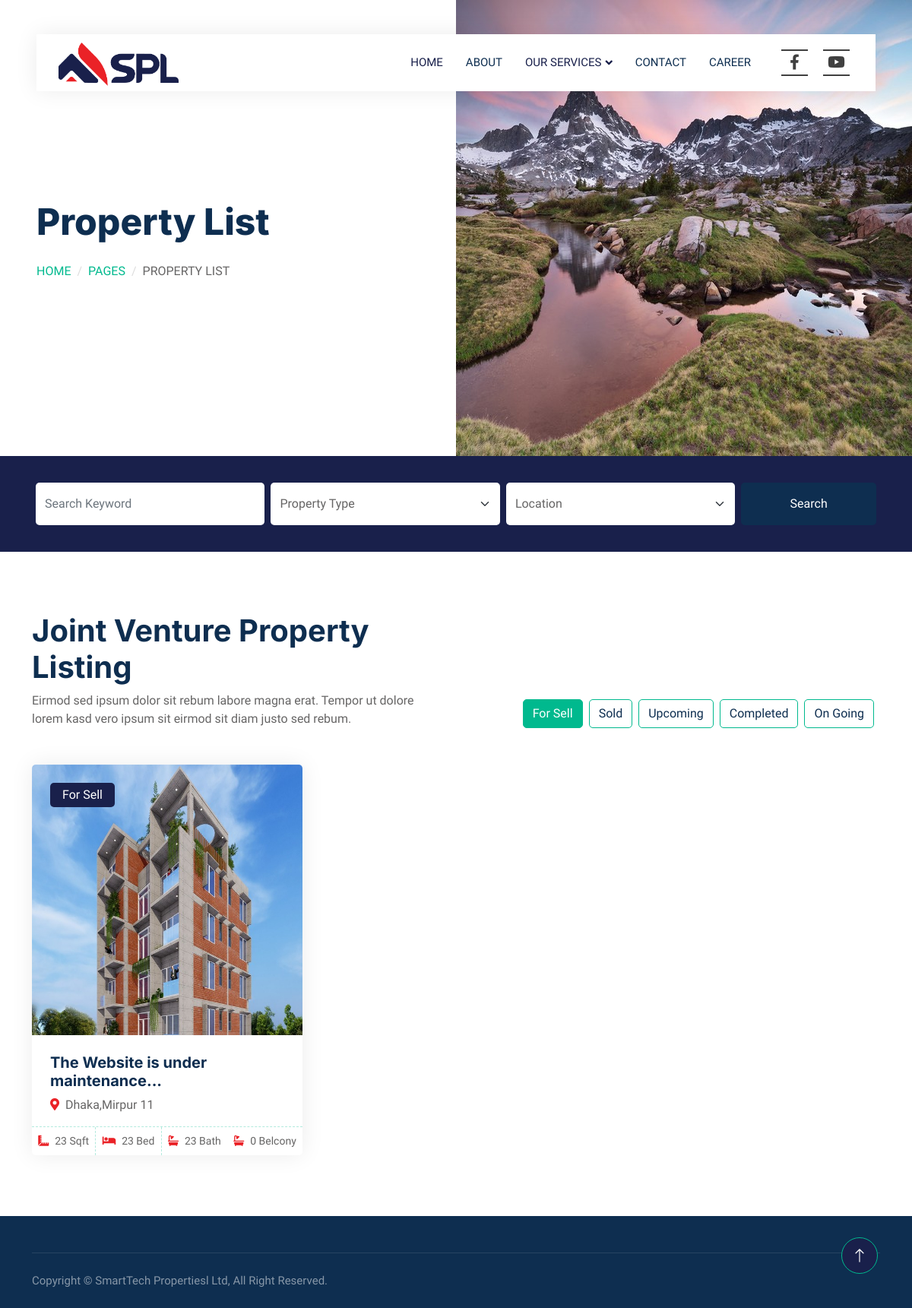
Screenshot of /join_p/ with the database file from the repository.
### properties/models.py (models this page shows, shortened)
class PropertyHeaderImage(models.Model):
    image = models.ImageField(upload_to='header_images/', null=True, blank=True)

class Property(models.Model):
    CATEGORY_CHOICES = (
        ('P', 'Primary Project'),
        ('S', 'Secondary Project'),
        ('L', 'Land Shearing'),
        ('J', 'Joint Venture'),
    )
    PROPERTY_TYPES = [
        ('sell', 'For Sell'),
        ('sold', 'Sold'),
        ('upcoming', 'Upcoming'),
        ('completed', 'Completed'),
        ('ongoing', 'OnGoing'),
    ]
    title = models.CharField(max_length=100)
    category = models.CharField(choices=CATEGORY_CHOICES, default='J', max_length=2)
    property_type = models.CharField(max_length=10, choices=PROPERTY_TYPES, default='sell')
    location = models.CharField(max_length=255)
    image = models.ImageField(upload_to='property_images/', default="No Image Set")
    size_sqft = models.IntegerField()
    bedrooms = models.IntegerField()
    bathrooms = models.IntegerField()
    belcony = models.IntegerField(default=0)
    drawingroom = models.IntegerField(default=0)
    dyningroom = models.IntegerField(default=0)
    kitchen = models.IntegerField(default=0)

### properties/views.py (the view)
# urls.py: path('join_p/',views.join_p,name="join_p"),
def join_p(request):
    header_image = PropertyHeaderImage.objects.first()
    j_properties = Property.objects.filter(category='J').order_by('id')
    for_sell_properties = j_properties.filter(property_type='sell')[:6]
    additional_sell_properties = j_properties.filter(property_type='sell')[6:]
    sold_properties = j_properties.filter(property_type='sold')[:6]
    additional_sold_properties = j_properties.filter(property_type='sold')[6:]
    upcoming_properties = j_properties.filter(property_type='upcoming')[:6]
    additional_upcoming_properties = j_properties.filter(property_type='upcoming')[6:]
    completed_properties = j_properties.filter(property_type='completed')[:6]
    additional_completed_properties = j_properties.filter(property_type='completed')[6:]
    ongoing_properties = j_properties.filter(property_type='ongoing')[:6]
    additional_ongoing_properties = j_properties.filter(property_type='ongoing')[6:]
    context = {
        'header_image': header_image,
        'for_sell_properties': for_sell_properties,
        'additional_sell_properties': additional_sell_properties,
        'sold_properties': sold_properties,
        'additional_sold_properties': additional_sold_properties,
        'upcoming_properties': upcoming_properties,
        'additional_upcoming_properties': additional_upcoming_properties,
        'completed_properties': completed_properties,
        'additional_completed_properties': additional_completed_properties,
        'ongoing_properties': ongoing_properties,
        'additional_ongoing_properties': additional_ongoing_properties,
    }
    return render(request, 'properties/Join_venture.html', context)

### properties/templates/properties/Join_venture.html (shortened to what this page needs)
{% extends "properties/base.html" %}
{% block body %}
{% load static %}
<div class="container-fluid header bg-white p-0">
    <div class="row g-0 align-items-center flex-column-reverse flex-md-row">
        <div class="col-md-6 p-5 mt-lg-5">
            <h1 class="display-5 animated fadeIn mb-4">Property List</h1>
            <nav aria-label="breadcrumb animated fadeIn">
                <ol class="breadcrumb text-uppercase">
                    <li class="breadcrumb-item"><a href="#">Home</a></li>
                    <li class="breadcrumb-item"><a href="#">Pages</a></li>
                    <li class="breadcrumb-item text-body active" aria-current="page">Property List</li>
                </ol>
            </nav>
        </div>
        <div class="col-md-6 animated fadeIn">
            {% if header_image %}
                <img class="img-fluid" src="{{ header_image.image.url }}" alt="">
            {% else %}
                <img class="img-fluid" src="{% static 'img/default_header.jpg' %}" alt="Default Header Image">
            {% endif %}
        </div>
    </div>
</div>
<div class="container-fluid bg-primary mb-5 wow fadeIn" data-wow-delay="0.1s" style="padding: 35px;">
    <div class="container">
        <div class="row g-2">
            <div class="col-md-10">
                <div class="row g-2">
                    <div class="col-md-4">
                        <input type="text" class="form-control border-0 py-3" placeholder="Search Keyword">
                    </div>
                    <div class="col-md-4">
                        <select class="form-select border-0 py-3">
                            <option selected>Property Type</option>
                        </select>
                    </div>
                    <div class="col-md-4">
                        <select class="form-select border-0 py-3">
                            <option selected>Location</option>
                        </select>
                    </div>
                </div>
            </div>
            <div class="col-md-2">
                <button class="btn btn-dark border-0 w-100 py-3">Search</button>
            </div>
        </div>
    </div>
</div>
<div class="container-xxl py-5">
    <div class="container">
        <div class="row g-0 gx-5 align-items-end">
            <div class="col-lg-6">
                <div class="text-start mx-auto mb-5 wow slideInLeft" data-wow-delay="0.1s">
                    <h1 class="mb3">Joint Venture Property Listing</h1>
                    <p>Eirmod sed ipsum dolor sit rebum labore magna erat. Tempor ut dolore lorem kasd vero ipsum sit eirmod sit diam justo sed rebum.</p>
                </div>
            </div>
            <div class="col-lg-6 text-start text-lg-end wow slideInRight" data-wow-delay="0.1s">
                <ul class="nav nav-pills d-inline-flex justify-content-end mb-5">
                    <li class="nav-item me-2">
                        <a class="btn btn-outline-primary active" data-bs-toggle="pill" href="#tab-1">For Sell</a>
                    </li>
                    <li class="nav-item me-2">
                        <a class="btn btn-outline-primary" data-bs-toggle="pill" href="#tab-2">Sold</a>
                    </li>
                    <li class="nav-item me-2">
                        <a class="btn btn-outline-primary" data-bs-toggle="pill" href="#tab-3">Upcoming</a>
                    </li>
                    <li class="nav-item me-2">
                        <a class="btn btn-outline-primary" data-bs-toggle="pill" href="#tab-4">Completed</a>
                    </li>
                    <li class="nav-item me-2">
                        <a class="btn btn-outline-primary" data-bs-toggle="pill" href="#tab-5">On Going</a>
                    </li>
                </ul>
            </div>
        </div>
        <div class="tab-content">
            <div id="tab-1" class="tab-pane fade show p-0 active">
                <div class="row g-4" id="property-list">
                    {% for property in for_sell_properties %}
                    <div class="col-lg-4 col-md-6 wow fadeInUp" data-wow-delay="0.1s">
                        <div class="property-item rounded overflow-hidden">
                            <div class="position-relative overflow-hidden">
                                <a href="{% url 'property_detail' property.id %}">
                                    <img class="img-fluid" src="{{ property.image.url }}" alt="">
                                </a>
                                <div class="bg-primary rounded text-white position-absolute start-0 top-0 m-4 py-1 px-3">
                                    For Sell
                                </div>
                            </div>
                            <div class="p-4 pb-0">
                                <a class="d-block h5 mb-2" href="{% url 'property_detail' property.id %}">{{ property.title }}</a>
                                <p><i class="fa fa-map-marker-alt text-primary me-2"></i>{{ property.location }}</p>
                            </div>
                            <div class="d-flex border-top">
                                <small class="flex-fill text-center border-end py-2"><i class="fa fa-ruler-combined text-primary me-2"></i>{{ property.size_sqft }} Sqft</small>
                                <small class="flex-fill text-center border-end py-2"><i class="fa fa-bed text-primary me-2"></i>{{ property.bedrooms }} Bed</small>
                                <small class="flex-fill text-center py-2"><i class="fa fa-bath text-primary me-2"></i>{{ property.bathrooms }} Bath</small>
                                <small class="flex-fill text-center py-2"><i class="fa fa-bath text-primary me-2"></i>{{ property.belcony }} Belcony</small>
                            </div>
                        </div>
                    </div>
                    {% endfor %}
                </div>
            </div>
        </div>
    </div>
</div>
{% endblock %}

### properties/static/css/style.css (style rules this page uses)
:root { --primary: #19204B; --secondary: #FF6922; --light: #EFFDF5; --dark: #0E2E50; }
.btn { transition: .5s; }
@media (min-width: 992px) { .header { margin-top: -120px; } }
.breadcrumb-item + .breadcrumb-item::before { color: #DDDDDD; }
.nav-pills .nav-item .btn { color: var(--dark); }
.nav-pills .nav-item .btn:hover, .nav-pills .nav-item .btn.active { color: #FFFFFF; }
.property-item { box-shadow: 0 0 30px rgba(0, 0, 0, .08); }
.property-item img { transition: .5s; }
.property-item .border-top { border-top: 1px dashed rgba(0, 185, 142, .3) !important; }
.property-item .border-end { border-right: 1px dashed rgba(0, 185, 142, .3) !important; }

### properties/templates/properties/base.html (style rules this page uses)
:root { --facebook-color: #3b5998; --youtube-color: #ff0000; --icon-color: #404040; }

### rows the page displays
PropertyHeaderImage: image (picture)
Property: image (picture), title "The Website is under maintenance...", location "Dhaka,Mirpur 11", size_sqft "23", bedrooms "23", bathrooms "23", belcony "0"
